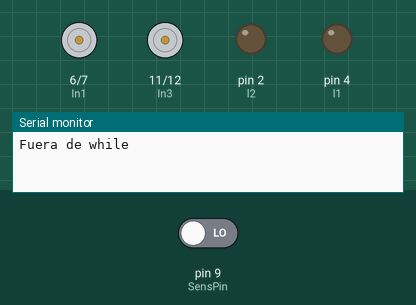
A program run on a simulated Arduino Nano, built with avr-gcc and run on an emulated ATmega328P. Shown: motor-driver pin pairs drawn as motors (green arrow = first pin HIGH = forward, orange = second pin HIGH = backward, longer = more drive, scaled by the enable pin), output pins drawn as LEDs (lit = HIGH), the last lines printed to the serial monitor. The inputs (shaded band) are chosen by the test bench; at power-on: pin 9 (SensPin) LOW.

Above: at 2.3 s.
2.4 s: pin 9 (SensPin) driven HIGH
At 3.5 s:
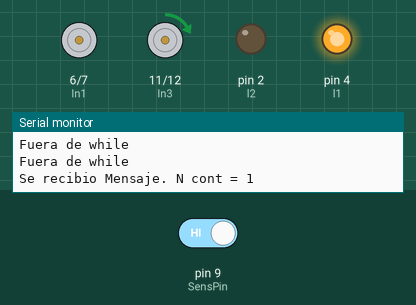
At 5.3 s:
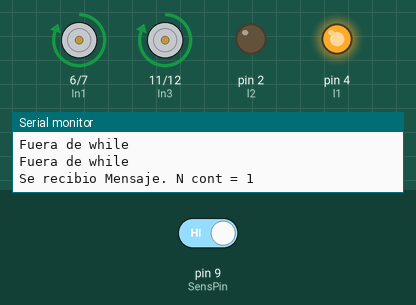
5.4 s: pin 9 (SensPin) driven LOW
At 7.8 s:
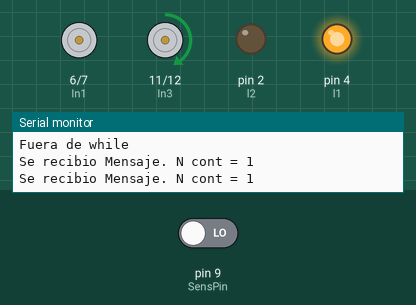
Timing chart, 0 to 14.4 s (numbered marks = the images above; inputs shaded):
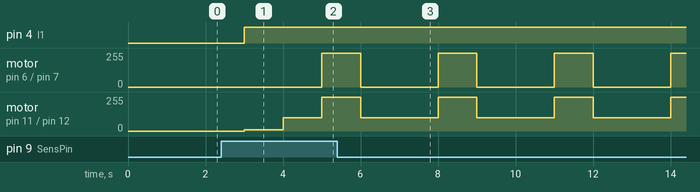

Measured:
- after the input at 2.4 s, pin 4 (l1): LOW → HIGH after 0.60 s; motor on pin 6 (In1) / pin 7 (In2): stopped → forward 255/255 after 2.6 s; motor on pin 11 (In3) / pin 12 (In4): stopped → forward 10/255 after 0.60 s, → forward 100/255 1.0 s later, → forward 255/255 1.0 s later
- after the input at 5.4 s, motor on pin 6 (In1) / pin 7 (In2): alternates forward 255/255 for 1.0 s and stopped for 2.0 s, starting after 0.60 s; motor on pin 11 (In3) / pin 12 (In4): alternates forward 255/255 for 1.0 s and forward 100/255 for 2.0 s, starting after 0.60 s

The program:

main.cpp
```cpp
#include <Arduino.h>

/* https://patorjk.com/software/taag/#p=display&f=Big&t=DC%20MOTOR%20-%201
  _____   _____   __  __  ____ _______ ____  _____             __
 |  __ \ / ____| |  \/  |/ __ \__   __/ __ \|  __ \           /_ |
 | |  | | |      | \  / | |  | | | | | |  | | |__) |  ______   | |
 | |  | | |      | |\/| | |  | | | | | |  | |  _  /  |______|  | |
 | |__| | |____  | |  | | |__| | | | | |__| | | \ \            | |
 |_____/ \_____| |_|  |_|\____/  |_|  \____/|_|  \_\           |_|
*/

//--------------------- Code essencials --------------------//

//  INDICATION LEDS
int l1=4, l2=2;

//  MOTOR 1 PINS
#define In1 6
#define In2 7
#define ENA 8

//  MOTOR 2 PINS
#define ENB 10
#define In3 11
#define In4 12

//  POSITIONING
#define SensPin 9
int Pos = 0;
int BtCont = 0, BtState = 0, LastBtState = 0;

// MILLIS FUNCTION
unsigned long start;
unsigned long current, current2;
const unsigned long period1 = 1500;   //  Delay 1
const unsigned long period2 = 1500;   //  Delay 2

//--------------------- Code essencials --------------------//

void setup() {

  pinMode(l1, OUTPUT);  //  Green LED
  pinMode(l2, OUTPUT);  //  Red LED

  pinMode(In1, OUTPUT); //  Motor 1
  pinMode(In2, OUTPUT); //  Motor 1
  pinMode(In3, OUTPUT); //  Motor 2
  pinMode(In4, OUTPUT); //  Motor 2

  pinMode(ENA, OUTPUT); //  PWM Motor 1
  pinMode(ENB, OUTPUT); //  PWM Motor 2

  Serial.begin(9600);

}

//-----------------------------------------------------------------------------------//
//-------------------------------- CREATED FUNCTIONS --------------------------------//
//-----------------------------------------------------------------------------------//

void SpeedUpP() {
  //  Running LED
  digitalWrite(l1, HIGH);
  digitalWrite(l2, LOW);
  //  Speed T0
  digitalWrite(In1, HIGH);    //  MOTOR 1 Positive Direction
  digitalWrite(In2, LOW);
  digitalWrite(In3, HIGH);    //  MOTOR 2 Positive Direction
  digitalWrite(In4, LOW);
  //  Speed T0 - T1
  analogWrite(ENA, 10);
  analogWrite(ENB, 10);
  delay(1000);
  //  Speed T0 - T1
  analogWrite(ENA, 100);
  analogWrite(ENB, 100);
  delay(1000);
  //  Speed T0 - T1
  analogWrite(ENA, 255);
  analogWrite(ENB, 255);
  delay(1000);
}

void SpeedUpN() {
  //  Running LED
  digitalWrite(l1, LOW);
  digitalWrite(l2, HIGH);
  //  Speed T0
  digitalWrite(In1, LOW);   //  MOTOR 1 Negative Direction
  digitalWrite(In2, HIGH);
  digitalWrite(In3, LOW);   //  MOTOR 2 Negative Direction
  digitalWrite(In4, HIGH);
  //  Speed T0 - T1
  analogWrite(ENA, 10);
  analogWrite(ENB, 10);
  delay(1000);
  //  Speed T0 - T1
  analogWrite(ENA, 100);
  analogWrite(ENB, 100);
  delay(1000);
  //  Speed T0 - T1
  analogWrite(ENA, 255);
  analogWrite(ENB, 255);
  delay(1000);
}

void SlowDown() {
  //  Running LED
  digitalWrite(l1, LOW);
  digitalWrite(l2, HIGH);
  //  Speed T0 - T1
  analogWrite(ENA, 255);
  analogWrite(ENB, 255);
  delay(1000);
  //  Speed T0 - T1
  analogWrite(ENA, 100);
  analogWrite(ENB, 100);
  delay(1000);
  //  Speed T0 - T1
  analogWrite(ENA, 10);
  analogWrite(ENB, 10);
  delay(1000);
}

void StopMotor(){
  digitalWrite(In1, LOW);   //  direction pin Motor 1
  digitalWrite(In2, LOW);   //  direction pin Motor 1
  digitalWrite(In3, LOW);   //  direction pin Motor 2
  digitalWrite(In4, LOW);   //  direction pin Motor 2

  digitalWrite(l1, HIGH);
  digitalWrite(l2, HIGH);
  delay(1000);
}

void Distance(int P){
  // esta funcion se tiene que implementar en funcion de un boton el cual se accionara a medida que pase el cart
  // pero como en esta ocasion no se tiene este equipamiento.. se emplearan DELAYS para simular este funcionamiento
  if (P == 2){
    SpeedUpP();
    delay(3000);
    SlowDown();
    StopMotor();
    delay(3000);
    SpeedUpN();
    delay(3000);
    SlowDown();
    StopMotor();
  }
  else {
    SpeedUpP();
    delay(1000);
    SlowDown();
    StopMotor();
    delay(1000);
    SpeedUpN();
    delay(1000);
    SlowDown();
    StopMotor();
  }
    digitalWrite(l1, LOW);   digitalWrite(l2, LOW);
    delay(5000);
}

//-----------------------------------------------------------------------------------//
//-------------------------------- CREATED FUNCTIONS --------------------------------//
//-----------------------------------------------------------------------------------//

void loop() {

  current = millis();
  if(current - start >= period1)
  {
    BtState = digitalRead(SensPin);   //  SensPin
    Serial.println("Fuera de while");

    if(BtState != LastBtState){

      BtCont++;
      if (BtCont > 0){

        Serial.print("Se recibio Mensaje. N cont = ");
        Serial.println(BtCont);
        digitalWrite(l2, HIGH);
        delayMicroseconds(20);
        digitalWrite(l2, LOW);

        while(BtCont == 1){
          SpeedUpP();
          BtState = digitalRead(SensPin);
          BtCont = BtCont + BtState;
          Serial.print("Se recibio Mensaje. N cont = ");
          Serial.println(BtCont);
          delayMicroseconds(100);
        }

        BtCont = 0;
        //while(Btcont == 2)
      }

    }

    LastBtState = BtState;  //  No Tocar
    start = millis();       //  No Tocar
  }
}

/*

Pos = random(1,2);
Distance(Pos);
digitalWrite(l1, HIGH);
digitalWrite(l2, HIGH);

*/
```
